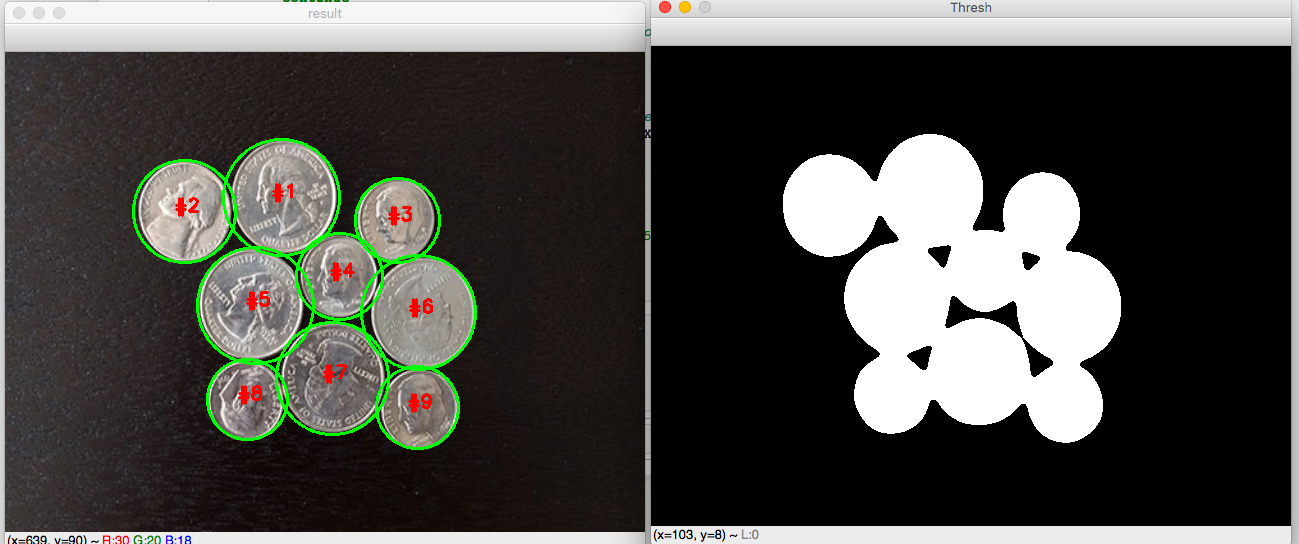

This figure's Python source:

# coding: utf-8

# In[12]:



import numpy as np
import matplotlib.pyplot as plt
from skimage.segmentation import quickshift,felzenszwalb,slic
from skimage.morphology import watershed
from skimage.feature import peak_local_max
from scipy import ndimage
from skimage.segmentation import mark_boundaries
import cv2
from skimage.measure import regionprops
import math
from skimage.filters import threshold_otsu


# In[13]:


img = cv2.imread('/Users/chand/Downloads/coins_combined.jpg')
img = cv2.resize(img, (640,480))


gray = cv2.cvtColor(img, cv2.COLOR_BGR2GRAY)

gray = cv2.GaussianBlur(gray,(25,25),0)

thresh = threshold_otsu(gray)
thresh = cv2.threshold(gray, 0, 255,cv2.THRESH_BINARY | cv2.THRESH_OTSU)[1]


cv2.imshow("Thresh", thresh)

    



# In[14]:


# compute the exact Euclidean distance from every binary
# pixel to the nearest zero pixel, then find peaks in this
# distance map


# In[15]:


D = ndimage.distance_transform_edt(thresh)
localMax = peak_local_max(D, indices=False, min_distance=20,
	labels=thresh)


# In[16]:


# perform a connected component analysis on the local peaks,
# using 8-connectivity, then appy the Watershed algorithm


# In[17]:


markers = ndimage.label(localMax, structure=np.ones((3, 3)))[0]
labels = watershed(-D, markers, mask=thresh)
print("[INFO] {} unique segments found".format(len(np.unique(labels)) - 1))


# In[18]:


# loop over the unique labels returned by the Watershed
# algorithm


# In[19]:


for label in np.unique(labels):
	# if the label is zero, we are examining the 'background'
	# so simply ignore it
	if label == 0:
		continue
 
	# otherwise, allocate memory for the label region and draw
	# it on the mask
	mask = np.zeros(gray.shape, dtype="uint8")
	mask[labels == label] = 255
 
	# detect contours in the mask and grab the largest one
	cnts = cv2.findContours(mask.copy(), cv2.RETR_EXTERNAL,
		cv2.CHAIN_APPROX_SIMPLE)[-2]
	c = max(cnts, key=cv2.contourArea)
 
	# draw a circle enclosing the object
	((x, y), r) = cv2.minEnclosingCircle(c)
	cv2.circle(img, (int(x), int(y)), int(r), (0, 255, 0), 2)
	cv2.putText(img, "#{}".format(label), (int(x) - 10, int(y)),
		cv2.FONT_HERSHEY_SIMPLEX, 0.6, (0, 0, 255), 2)


# In[20]:


cv2.imshow("result", img)

if cv2.waitKey(0) & 0xff == 27:
    cv2.destroyAllWindows()
